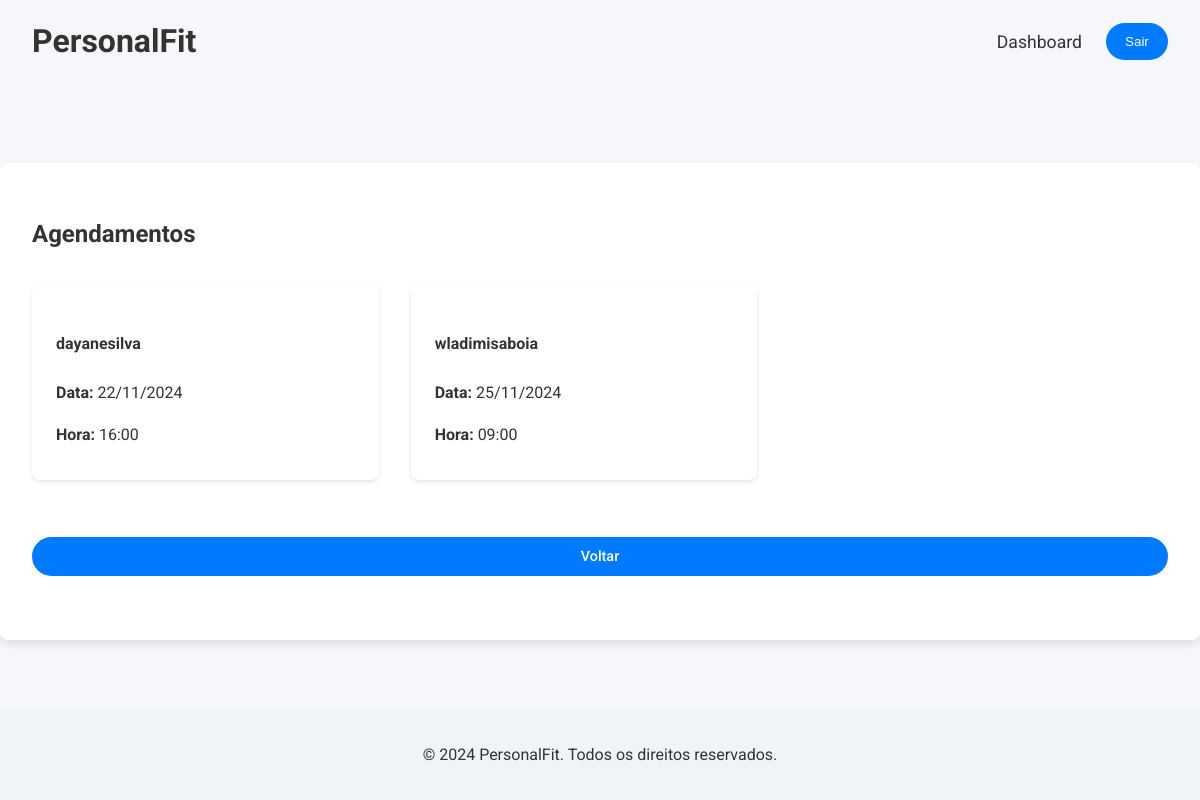
/teacher-dashboard/appointments/ (signed in), run on the app's committed database.
### pe_evaluation/models.py (models this page shows, shortened)
class Appointment(models.Model):
    student = models.ForeignKey(Student, on_delete=models.CASCADE, related_name='appointments')
    date = models.DateField()
    time = models.TimeField()
    created_at = models.DateTimeField(auto_now_add=True)

class Student(models.Model):
    user = models.OneToOneField(User, on_delete=models.CASCADE)
    age = models.IntegerField(null=True, blank=True)
    height = models.FloatField(null=True, blank=True)
    weight = models.FloatField(null=True, blank=True)
    goal = models.CharField(max_length=50, choices=[
        ('Condicionamento Físico', 'Condicionamento Físico'),
        ('Emagrecimento', 'Emagrecimento'),
        ('Ganho de Massa Muscular', 'Ganho de Massa Muscular'),
        ('Melhora da Postura', 'Melhora da Postura'),
        ('Preparação para Testes Físicos', 'Preparação para Testes Físicos'),
        ('Melhoria da Resistência Cardiovascular', 'Melhoria da Resistência Cardiovascular'),
    ], null=True, blank=True)

### pe_evaluation/views.py (the view)
# urls.py: path('teacher-dashboard/appointments/', views.teacher_appointments, name='teacher_appointments'),
@login_required
@user_passes_test(is_teacher)
def teacher_appointments(request):
    appointments = Appointment.objects.all().order_by('date', 'time')
    return render(request, 'teacher_appointments.html', {'appointments': appointments})

### pe_evaluation/views.py (called while the page is built)
def is_teacher(user):
    return user.is_authenticated and (user.is_staff or user.is_superuser)

### pe_evaluation/templates/teacher_appointments.html (shortened to what this page needs)
{% extends 'base.html' %}
{% load static %}
{% load l10n %}
{% block content %}
<section class="section-modern">
    <div class="dashboard-container">
        <h2>Agendamentos</h2>
        <div class="appointments-list">
            {% if appointments %}
                <div class="appointment-cards">
                    {% for appointment in appointments %}
                        <div class="appointment-card">
                            <h4>{{ appointment.student.user.username }}</h4>
                            <p><strong>Data:</strong> {{ appointment.date|date:"d/m/Y" }}</p>
                            <p><strong>Hora:</strong> {{ appointment.time|time:"H:i" }}</p>
                        </div>
                    {% endfor %}
                </div>
            {% else %}
                <p>Nenhum agendamento registrado ainda.</p>
            {% endif %}
        </div>
        <br>
        <a href="{% url 'teacher_dashboard' %}" class="btn back-button">Voltar</a>
    </div>
</section>
{% endblock %}

### pe_evaluation/static/css/style.css (style rules this page uses)
body { margin: 0; font-family: 'Roboto', sans-serif; color: #333; line-height: 1.6; background-color: #f5f7fa; display: flex; flex-direction: column; min-height: 100vh; }
.btn { background-color: #007BFF; color: #fff; padding: 0.7rem 1.2rem; border: none; border-radius: 50px; cursor: pointer; text-decoration: none; font-weight: 500; transition: background-color 0.3s; }
.dashboard-container { max-width: 1200px; margin: 5rem auto 2rem auto; padding: 2rem; background: #fff; border-radius: 8px; box-shadow: 0 4px 8px rgba(0, 0, 0, 0.1); }
.appointment-cards { display: flex; flex-wrap: wrap; gap: 2rem; margin-top: 2rem; }
.appointment-card { background-color: #fff; padding: 1.5rem; border-radius: 8px; box-shadow: 0 2px 4px rgba(0, 0, 0, 0.1); width: calc(33.333% - 2rem); box-sizing: border-box; display: flex; flex-direction: column; justify-content: space-between; }
.appointment-card h4 { margin-bottom: 1rem; }
.appointment-card p { margin: 0.5rem 0; }
.back-button { display: block; margin: 2rem auto; text-align: center; padding: 0.5rem 1rem; font-size: 0.9rem; border-radius: 25px; }

### data on the page
Appointment: student.user.username "dayanesilva", date "22/11/2024", time "16:00"
Appointment: student.user.username "wladimisaboia", date "25/11/2024", time "09:00"
